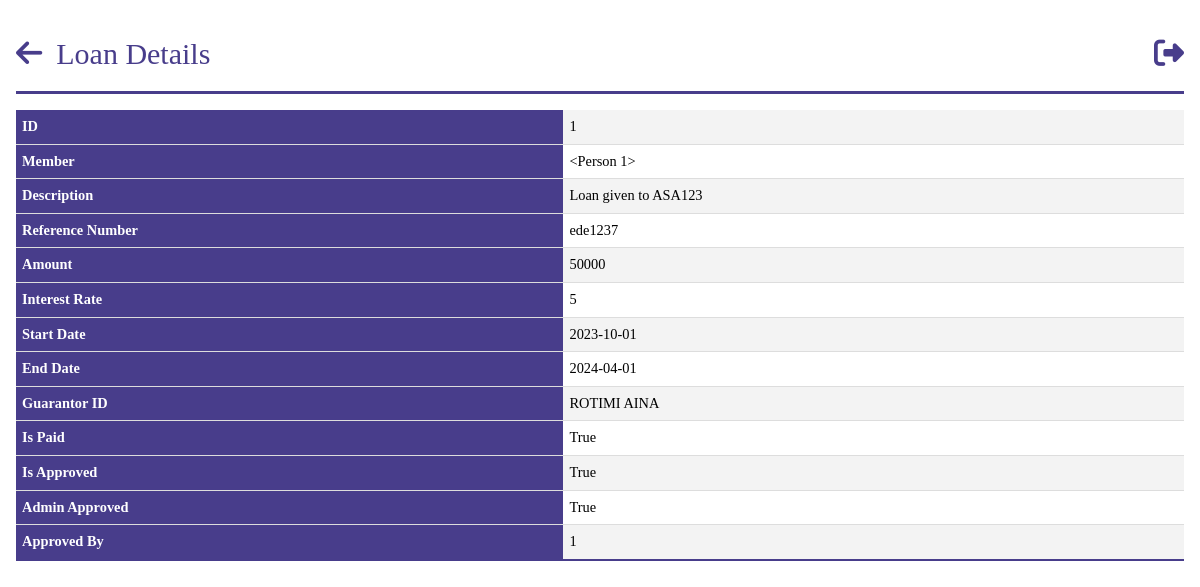
The app's page /loan_details/1 (signed in), older data.
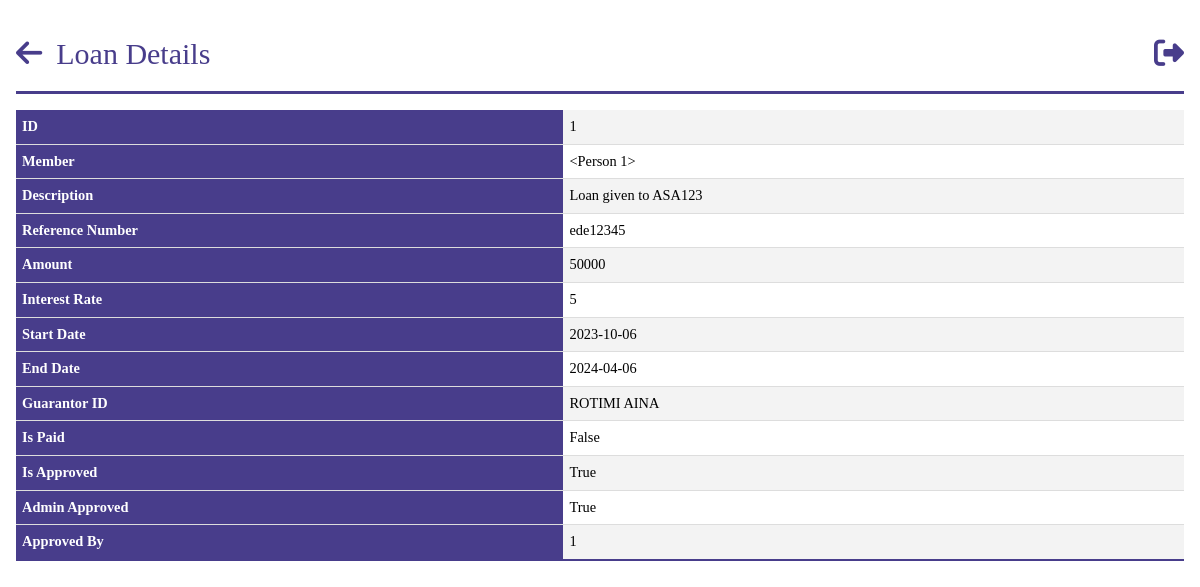
The same page, newer data.
### models.py (models this page shows, shortened)
class Loan(db.Model):
    __tablename__ = "loans"
    id = db.Column(db.Integer, primary_key=True)
    person_id = db.Column(
        db.Integer, db.ForeignKey("persons.id"), nullable=False, index=True
    )
    description = db.Column(db.String, nullable=True)
    bank_id = db.Column(
        db.Integer, db.ForeignKey("banks.id"), nullable=True, index=True
    )
    ref_no = db.Column(db.String)
    amount = db.Column(db.Integer)
    interest_rate = db.Column(db.Integer)
    start_date = db.Column(db.Date, nullable=False, default=datetime.utcnow)
    end_date = db.Column(db.Date, nullable=False)
    guarantor = db.relationship("Person", backref="guarantor",foreign_keys="[Loan.guarantor_id]", lazy=True)
    guarantor_id = db.Column(
        db.Integer, db.ForeignKey("persons.id"), nullable=True, index=True
    )
    is_paid = db.Column(db.Boolean, default=False)
    is_approved = db.Column(db.Boolean, default=False)
    admin_approved = db.Column(db.Boolean, default=False)
    approved_by = db.Column(db.Integer, db.ForeignKey("persons.id"), nullable=True)

### app.py (the view)
@app.route("/loan_details/<person_id>", methods=["GET", "POST"])
@login_required
@role_required(["Admin", "Secretary", "Sub-Admin"])
def get_loan_details(person_id):
    loans = query.get_loan(person_id)
    form = DateFilterForm(request.args)
    start_date = form.start_date.data
    end_date = form.end_date.data
    guarantors = [p.guarantor.name for p in loans.guarantor_contributions]
    filtered_payments = filter_payments(start_date, end_date, loans)
    return render_template("query/loan_details.html", loan=filtered_payments, form=form,guarantors=guarantors)

### app.py (called while the page is built)
@login_manager.user_loader
def load_user(person_id):
    return Person.query.get(person_id)

def role_required(roles_required):
    def decorator(view_func):
        @wraps(view_func)
        def wrapper(*args, **kwargs):
            if not current_user.is_authenticated:
                flash("You must be logged in to access this page.", "error")
                return redirect(url_for("login"))
            user_role = current_user.role
            if user_role.name not in roles_required:
                flash("You don't have the required role to access this page.", "error")
                return redirect(
                    url_for("dashboard")
                )  # Change this to your desired redirect
            return view_func(*args, **kwargs)
        return wrapper
    return decorator

@app.before_request
def before_request():
    g.user = current_user

### queries.py (called while the page is built)
    def get_loan(self, person_id):
        loan = Loan.query.filter_by(person_id=person_id).first()
        return loan

### templates/query/loan_details.html (shortened to what this page needs)
{%extends 'base.html' %}
{% block header%}
Loan Details
{% endblock  %}
{% block anchor%}
<a href="{{ url_for('queries') }}" id='arrow'><i class="fa-solid fa-arrow-left"></i></a>
{% endblock  %}
{%block content%}
<body id="person">
    <table class="tab-content">
        <tbody>
            <tr>
                <th>ID</th>
                <td>{{ loan.id }}</td>
            </tr>
            <tr>
                <th>Member </th>
                <td>{{ loan.person }}</td>
            </tr>
            <tr>
                <th>Description</th>
                <td>{{ loan.description }}</td>
            </tr>
            <tr>
                <th>Reference Number</th>
                <td>{{ loan.ref_no }}</td>
            </tr>
            <tr>
                <th>Amount</th>
                <td>{{ loan.amount }}</td>
            </tr>
            <tr>
                <th>Interest Rate</th>
                <td>{{ loan.interest_rate }}</td>
            </tr>
            <tr>
                <th>Start Date</th>
                <td>{{ loan.start_date }}</td>
            </tr>
            <tr>
                <th>End Date</th>
                <td>{{ loan.end_date }}</td>
            </tr>
            <tr>
                <th>Guarantor ID</th>
                <td>{% for guarantor in guarantors %} {{ guarantor }} {% endfor %} </td>
            </tr>
            <tr>
                <th>Is Paid</th>
                <td>{{ loan.is_paid }}</td>
            </tr>
            <tr>
                <th>Is Approved</th>
                <td>{{ loan.is_approved }}</td>
            </tr>
            <tr>
                <th>Admin Approved</th>
                <td>{{ loan.admin_approved }}</td>
            </tr>
            <tr>
                <th>Approved By</th>
                <td>{{ loan.approved_by }}</td>
            </tr>
        </tbody>
    </table>
{%endblock%}

Row changes from the older to the newer data that the page shows:
changed Loan "Loan given to ASA123": ref_no "ede1237" → "ede12345"; start_date "2023-10-01" → "2023-10-06"; end_date "2024-04-01" → "2024-04-06"; is_paid "True" → "False"
